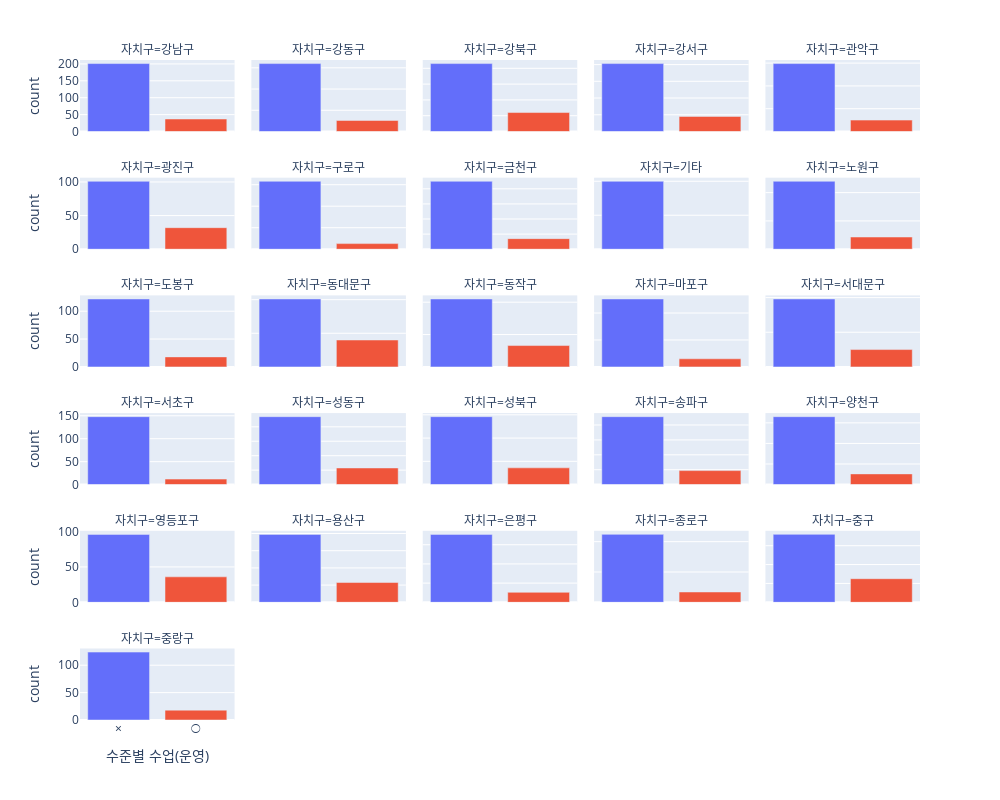

Notebook code for this chart:
### Markdown cell above
`5` 수준별 수업을 운영하고 있는 학교에 개수를 구별로 파악

### Code cell
c_table = temp.groupby("자치구", as_index = False)[["수준별 수업(운영)"]].value_counts()

fig = c_table.plot(x = "수준별 수업(운영)", y = "count", color = "수준별 수업(운영)",
            backend = "plotly", facet_col = "자치구",
            kind = "bar", facet_col_wrap = 5, width = 1000, height = 800)

fig.update_layout(showlegend = False)
fig.update_yaxes(matches=None)

### Figure 1 — Plotly figure (JSON) as saved in the notebook; plotly's stock layout.template omitted (floating-point values rounded to 4 significant figures)
{"data": [{"alignmentgroup": "True", "hovertemplate": "수준별 수업(운영)=%{x}<br>자치구=강남구<br>count=%{y}<extra></extra>", "legendgroup": "×", "marker": {"color": "#636efa", "pattern": {"shape": ""}}, "name": "×", "offsetgroup": "×", "orientation": "v", "showlegend": true, "textposition": "auto", "type": "bar", "x": ["×"], "xaxis": "x26", "y": [201], "yaxis": "y26"}, {"alignmentgroup": "True", "hovertemplate": "수준별 수업(운영)=%{x}<br>자치구=강동구<br>count=%{y}<extra></extra>", "legendgroup": "×", "marker": {"color": "#636efa", "pattern": {"shape": ""}}, "name": "×", "offsetgroup": "×", "orientation": "v", "showlegend": false, "textposition": "auto", "type": "bar", "x": ["×"], "xaxis": "x27", "y": [160], "yaxis": "y27"}, {"alignmentgroup": "True", "hovertemplate": "수준별 수업(운영)=%{x}<br>자치구=강북구<br>count=%{y}<extra></extra>", "legendgroup": "×", "marker": {"color": "#636efa", "pattern": {"shape": ""}}, "name": "×", "offsetgroup": "×", "orientation": "v", "showlegend": false, "textposition": "auto", "type": "bar", "x": ["×"], "xaxis": "x28", "y": [86], "yaxis": "y28"}, {"alignmentgroup": "True", "hovertemplate": "수준별 수업(운영)=%{x}<br>자치구=강서구<br>count=%{y}<extra></extra>", "legendgroup": "×", "marker": {"color": "#636efa", "pattern": {"shape": ""}}, "name": "×", "offsetgroup": "×", "orientation": "v", "showlegend": false, "textposition": "auto", "type": "bar", "x": ["×"], "xaxis": "x29", "y": [203], "yaxis": "y29"}, {"alignmentgroup": "True", "hovertemplate": "수준별 수업(운영)=%{x}<br>자치구=관악구<br>count=%{y}<extra></extra>", "legendgroup": "×", "marker": {"color": "#636efa", "pattern": {"shape": ""}}, "name": "×", "offsetgroup": "×", "orientation": "v", "showlegend": false, "textposition": "auto", "type": "bar", "x": ["×"], "xaxis": "x30", "y": [149], "yaxis": "y30"}, {"alignmentgroup": "True", "hovertemplate": "수준별 수업(운영)=%{x}<br>자치구=광진구<br>count=%{y}<extra></extra>", "legendgroup": "×", "marker": {"color": "#636efa", "pattern": {"shape": ""}}, "name": "×", "offsetgroup": "×", "orientation": "v", "showlegend": false, "textposition": "auto", "type": "bar", "x": ["×"], "xaxis": "x21", "y": [101], "yaxis": "y21"}, {"alignmentgroup": "True", "hovertemplate": "수준별 수업(운영)=%{x}<br>자치구=구로구<br>count=%{y}<extra></extra>", "legendgroup": "×", "marker": {"color": "#636efa", "pattern": {"shape": ""}}, "name": "×", "offsetgroup": "×", "orientation": "v", "showlegend": false, "textposition": "auto", "type": "bar", "x": ["×"], "xaxis": "x22", "y": [158], "yaxis": "y22"}, {"alignmentgroup": "True", "hovertemplate": "수준별 수업(운영)=%{x}<br>자치구=금천구<br>count=%{y}<extra></extra>", "legendgroup": "×", "marker": {"color": "#636efa", "pattern": {"shape": ""}}, "name": "×", "offsetgroup": "×", "orientation": "v", "showlegend": false, "textposition": "auto", "type": "bar", "x": ["×"], "xaxis": "x23", "y": [90], "yaxis": "y23"}, {"alignmentgroup": "True", "hovertemplate": "수준별 수업(운영)=%{x}<br>자치구=기타<br>count=%{y}<extra></extra>", "legendgroup": "×", "marker": {"color": "#636efa", "pattern": {"shape": ""}}, "name": "×", "offsetgroup": "×", "orientation": "v", "showlegend": false, "textposition": "auto", "type": "bar", "x": ["×"], "xaxis": "x24", "y": [1], "yaxis": "y24"}, {"alignmentgroup": "True", "hovertemplate": "수준별 수업(운영)=%{x}<br>자치구=노원구<br>count=%{y}<extra></extra>", "legendgroup": "×", "marker": {"color": "#636efa", "pattern": {"shape": ""}}, "name": "×", "offsetgroup": "×", "orientation": "v", "showlegend": false, "textposition": "auto", "type": "bar", "x": ["×"], "xaxis": "x25", "y": [240], "yaxis": "y25"}, {"alignmentgroup": "True", "hovertemplate": "수준별 수업(운영)=%{x}<br>자치구=도봉구<br>count=%{y}<extra></extra>", "legendgroup": "×", "marker": {"color": "#636efa", "pattern": {"shape": ""}}, "name": "×", "offsetgroup": "×", "orientation": "v", "showlegend": false, "textposition": "auto", "type": "bar", "x": ["×"], "xaxis": "x16", "y": [122], "yaxis": "y16"}, {"alignmentgroup": "True", "hovertemplate": "수준별 수업(운영)=%{x}<br>자치구=동대문구<br>count=%{y}<extra></extra>", "legendgroup": "×", "marker": {"color": "#636efa", "pattern": {"shape": ""}}, "name": "×", "offsetgroup": "×", "orientation": "v", "showlegend": false, "textposition": "auto", "type": "bar", "x": ["×"], "xaxis": "x17", "y": [101], "yaxis": "y17"}, {"alignmentgroup": "True", "hovertemplate": "수준별 수업(운영)=%{x}<br>자치구=동작구<br>count=%{y}<extra></extra>", "legendgroup": "×", "marker": {"color": "#636efa", "pattern": {"shape": ""}}, "name": "×", "offsetgroup": "×", "orientation": "v", "showlegend": false, "textposition": "auto", "type": "bar", "x": ["×"], "xaxis": "x18", "y": [105], "yaxis": "y18"}, {"alignmentgroup": "True", "hovertemplate": "수준별 수업(운영)=%{x}<br>자치구=마포구<br>count=%{y}<extra></extra>", "legendgroup": "×", "marker": {"color": "#636efa", "pattern": {"shape": ""}}, "name": "×", "offsetgroup": "×", "orientation": "v", "showlegend": false, "textposition": "auto", "type": "bar", "x": ["×"], "xaxis": "x19", "y": [126], "yaxis": "y19"}, {"alignmentgroup": "True", "hovertemplate": "수준별 수업(운영)=%{x}<br>자치구=서대문구<br>count=%{y}<extra></extra>", "legendgroup": "×", "marker": {"color": "#636efa", "pattern": {"shape": ""}}, "name": "×", "offsetgroup": "×", "orientation": "v", "showlegend": false, "textposition": "auto", "type": "bar", "x": ["×"], "xaxis": "x20", "y": [98], "yaxis": "y20"}, {"alignmentgroup": "True", "hovertemplate": "수준별 수업(운영)=%{x}<br>자치구=서초구<br>count=%{y}<extra></extra>", "legendgroup": "×", "marker": {"color": "#636efa", "pattern": {"shape": ""}}, "name": "×", "offsetgroup": "×", "orientation": "v", "showlegend": false, "textposition": "auto", "type": "bar", "x": ["×"], "xaxis": "x11", "y": [148], "yaxis": "y11"}, {"alignmentgroup": "True", "hovertemplate": "수준별 수업(운영)=%{x}<br>자치구=성동구<br>count=%{y}<extra></extra>", "legendgroup": "×", "marker": {"color": "#636efa", "pattern": {"shape": ""}}, "name": "×", "offsetgroup": "×", "orientation": "v", "showlegend": false, "textposition": "auto", "type": "bar", "x": ["×"], "xaxis": "x12", "y": [94], "yaxis": "y12"}, {"alignmentgroup": "True", "hovertemplate": "수준별 수업(운영)=%{x}<br>자치구=성북구<br>count=%{y}<extra></extra>", "legendgroup": "×", "marker": {"color": "#636efa", "pattern": {"shape": ""}}, "name": "×", "offsetgroup": "×", "orientation": "v", "showlegend": false, "textposition": "auto", "type": "bar", "x": ["×"], "xaxis": "x13", "y": [146], "yaxis": "y13"}, {"alignmentgroup": "True", "hovertemplate": "수준별 수업(운영)=%{x}<br>자치구=송파구<br>count=%{y}<extra></extra>", "legendgroup": "×", "marker": {"color": "#636efa", "pattern": {"shape": ""}}, "name": "×", "offsetgroup": "×", "orientation": "v", "showlegend": false, "textposition": "auto", "type": "bar", "x": ["×"], "xaxis": "x14", "y": [228], "yaxis": "y14"}, {"alignmentgroup": "True", "hovertemplate": "수준별 수업(운영)=%{x}<br>자치구=양천구<br>count=%{y}<extra></extra>", "legendgroup": "×", "marker": {"color": "#636efa", "pattern": {"shape": ""}}, "name": "×", "offsetgroup": "×", "orientation": "v", "showlegend": false, "textposition": "auto", "type": "bar", "x": ["×"], "xaxis": "x15", "y": [165], "yaxis": "y15"}, {"alignmentgroup": "True", "hovertemplate": "수준별 수업(운영)=%{x}<br>자치구=영등포구<br>count=%{y}<extra></extra>", "legendgroup": "×", "marker": {"color": "#636efa", "pattern": {"shape": ""}}, "name": "×", "offsetgroup": "×", "orientation": "v", "showlegend": false, "textposition": "auto", "type": "bar", "x": ["×"], "xaxis": "x6", "y": [96], "yaxis": "y6"}, {"alignmentgroup": "True", "hovertemplate": "수준별 수업(운영)=%{x}<br>자치구=용산구<br>count=%{y}<extra></extra>", "legendgroup": "×", "marker": {"color": "#636efa", "pattern": {"shape": ""}}, "name": "×", "offsetgroup": "×", "orientation": "v", "showlegend": false, "textposition": "auto", "type": "bar", "x": ["×"], "xaxis": "x7", "y": [79], "yaxis": "y7"}, {"alignmentgroup": "True", "hovertemplate": "수준별 수업(운영)=%{x}<br>자치구=은평구<br>count=%{y}<extra></extra>", "legendgroup": "×", "marker": {"color": "#636efa", "pattern": {"shape": ""}}, "name": "×", "offsetgroup": "×", "orientation": "v", "showlegend": false, "textposition": "auto", "type": "bar", "x": ["×"], "xaxis": "x8", "y": [177], "yaxis": "y8"}, {"alignmentgroup": "True", "hovertemplate": "수준별 수업(운영)=%{x}<br>자치구=종로구<br>count=%{y}<extra></extra>", "legendgroup": "×", "marker": {"color": "#636efa", "pattern": {"shape": ""}}, "name": "×", "offsetgroup": "×", "orientation": "v", "showlegend": false, "textposition": "auto", "type": "bar", "x": ["×"], "xaxis": "x9", "y": [112], "yaxis": "y9"}, {"alignmentgroup": "True", "hovertemplate": "수준별 수업(운영)=%{x}<br>자치구=중구<br>count=%{y}<extra></extra>", "legendgroup": "×", "marker": {"color": "#636efa", "pattern": {"shape": ""}}, "name": "×", "offsetgroup": "×", "orientation": "v", "showlegend": false, "textposition": "auto", "type": "bar", "x": ["×"], "xaxis": "x10", "y": [72], "yaxis": "y10"}, {"alignmentgroup": "True", "hovertemplate": "수준별 수업(운영)=%{x}<br>자치구=중랑구<br>count=%{y}<extra></extra>", "legendgroup": "×", "marker": {"color": "#636efa", "pattern": {"shape": ""}}, "name": "×", "offsetgroup": "×", "orientation": "v", "showlegend": false, "textposition": "auto", "type": "bar", "x": ["×"], "xaxis": "x", "y": [124], "yaxis": "y"}, {"alignmentgroup": "True", "hovertemplate": "수준별 수업(운영)=%{x}<br>자치구=강남구<br>count=%{y}<extra></extra>", "legendgroup": "○", "marker": {"color": "#EF553B", "pattern": {"shape": ""}}, "name": "○", "offsetgroup": "○", "orientation": "v", "showlegend": true, "textposition": "auto", "type": "bar", "x": ["○"], "xaxis": "x26", "y": [37], "yaxis": "y26"}, {"alignmentgroup": "True", "hovertemplate": "수준별 수업(운영)=%{x}<br>자치구=강동구<br>count=%{y}<extra></extra>", "legendgroup": "○", "marker": {"color": "#EF553B", "pattern": {"shape": ""}}, "name": "○", "offsetgroup": "○", "orientation": "v", "showlegend": false, "textposition": "auto", "type": "bar", "x": ["○"], "xaxis": "x27", "y": [26], "yaxis": "y27"}, {"alignmentgroup": "True", "hovertemplate": "수준별 수업(운영)=%{x}<br>자치구=강북구<br>count=%{y}<extra></extra>", "legendgroup": "○", "marker": {"color": "#EF553B", "pattern": {"shape": ""}}, "name": "○", "offsetgroup": "○", "orientation": "v", "showlegend": false, "textposition": "auto", "type": "bar", "x": ["○"], "xaxis": "x28", "y": [24], "yaxis": "y28"}, {"alignmentgroup": "True", "hovertemplate": "수준별 수업(운영)=%{x}<br>자치구=강서구<br>count=%{y}<extra></extra>", "legendgroup": "○", "marker": {"color": "#EF553B", "pattern": {"shape": ""}}, "name": "○", "offsetgroup": "○", "orientation": "v", "showlegend": false, "textposition": "auto", "type": "bar", "x": ["○"], "xaxis": "x29", "y": [45], "yaxis": "y29"}, {"alignmentgroup": "True", "hovertemplate": "수준별 수업(운영)=%{x}<br>자치구=관악구<br>count=%{y}<extra></extra>", "legendgroup": "○", "marker": {"color": "#EF553B", "pattern": {"shape": ""}}, "name": "○", "offsetgroup": "○", "orientation": "v", "showlegend": false, "textposition": "auto", "type": "bar", "x": ["○"], "xaxis": "x30", "y": [25], "yaxis": "y30"}, {"alignmentgroup": "True", "hovertemplate": "수준별 수업(운영)=%{x}<br>자치구=광진구<br>count=%{y}<extra></extra>", "legendgroup": "○", "marker": {"color": "#EF553B", "pattern": {"shape": ""}}, "name": "○", "offsetgroup": "○", "orientation": "v", "showlegend": false, "textposition": "auto", "type": "bar", "x": ["○"], "xaxis": "x21", "y": [32], "yaxis": "y21"}, {"alignmentgroup": "True", "hovertemplate": "수준별 수업(운영)=%{x}<br>자치구=구로구<br>count=%{y}<extra></extra>", "legendgroup": "○", "marker": {"color": "#EF553B", "pattern": {"shape": ""}}, "name": "○", "offsetgroup": "○", "orientation": "v", "showlegend": false, "textposition": "auto", "type": "bar", "x": ["○"], "xaxis": "x22", "y": [13], "yaxis": "y22"}, {"alignmentgroup": "True", "hovertemplate": "수준별 수업(운영)=%{x}<br>자치구=금천구<br>count=%{y}<extra></extra>", "legendgroup": "○", "marker": {"color": "#EF553B", "pattern": {"shape": ""}}, "name": "○", "offsetgroup": "○", "orientation": "v", "showlegend": false, "textposition": "auto", "type": "bar", "x": ["○"], "xaxis": "x23", "y": [14], "yaxis": "y23"}, {"alignmentgroup": "True", "hovertemplate": "수준별 수업(운영)=%{x}<br>자치구=노원구<br>count=%{y}<extra></extra>", "legendgroup": "○", "marker": {"color": "#EF553B", "pattern": {"shape": ""}}, "name": "○", "offsetgroup": "○", "orientation": "v", "showlegend": false, "textposition": "auto", "type": "bar", "x": ["○"], "xaxis": "x25", "y": [43], "yaxis": "y25"}, {"alignmentgroup": "True", "hovertemplate": "수준별 수업(운영)=%{x}<br>자치구=도봉구<br>count=%{y}<extra></extra>", "legendgroup": "○", "marker": {"color": "#EF553B", "pattern": {"shape": ""}}, "name": "○", "offsetgroup": "○", "orientation": "v", "showlegend": false, "textposition": "auto", "type": "bar", "x": ["○"], "xaxis": "x16", "y": [18], "yaxis": "y16"}, {"alignmentgroup": "True", "hovertemplate": "수준별 수업(운영)=%{x}<br>자치구=동대문구<br>count=%{y}<extra></extra>", "legendgroup": "○", "marker": {"color": "#EF553B", "pattern": {"shape": ""}}, "name": "○", "offsetgroup": "○", "orientation": "v", "showlegend": false, "textposition": "auto", "type": "bar", "x": ["○"], "xaxis": "x17", "y": [40], "yaxis": "y17"}, {"alignmentgroup": "True", "hovertemplate": "수준별 수업(운영)=%{x}<br>자치구=동작구<br>count=%{y}<extra></extra>", "legendgroup": "○", "marker": {"color": "#EF553B", "pattern": {"shape": ""}}, "name": "○", "offsetgroup": "○", "orientation": "v", "showlegend": false, "textposition": "auto", "type": "bar", "x": ["○"], "xaxis": "x18", "y": [33], "yaxis": "y18"}, {"alignmentgroup": "True", "hovertemplate": "수준별 수업(운영)=%{x}<br>자치구=마포구<br>count=%{y}<extra></extra>", "legendgroup": "○", "marker": {"color": "#EF553B", "pattern": {"shape": ""}}, "name": "○", "offsetgroup": "○", "orientation": "v", "showlegend": false, "textposition": "auto", "type": "bar", "x": ["○"], "xaxis": "x19", "y": [15], "yaxis": "y19"}, {"alignmentgroup": "True", "hovertemplate": "수준별 수업(운영)=%{x}<br>자치구=서대문구<br>count=%{y}<extra></extra>", "legendgroup": "○", "marker": {"color": "#EF553B", "pattern": {"shape": ""}}, "name": "○", "offsetgroup": "○", "orientation": "v", "showlegend": false, "textposition": "auto", "type": "bar", "x": ["○"], "xaxis": "x20", "y": [25], "yaxis": "y20"}, {"alignmentgroup": "True", "hovertemplate": "수준별 수업(운영)=%{x}<br>자치구=서초구<br>count=%{y}<extra></extra>", "legendgroup": "○", "marker": {"color": "#EF553B", "pattern": {"shape": ""}}, "name": "○", "offsetgroup": "○", "orientation": "v", "showlegend": false, "textposition": "auto", "type": "bar", "x": ["○"], "xaxis": "x11", "y": [12], "yaxis": "y11"}, {"alignmentgroup": "True", "hovertemplate": "수준별 수업(운영)=%{x}<br>자치구=성동구<br>count=%{y}<extra></extra>", "legendgroup": "○", "marker": {"color": "#EF553B", "pattern": {"shape": ""}}, "name": "○", "offsetgroup": "○", "orientation": "v", "showlegend": false, "textposition": "auto", "type": "bar", "x": ["○"], "xaxis": "x12", "y": [23], "yaxis": "y12"}, {"alignmentgroup": "True", "hovertemplate": "수준별 수업(운영)=%{x}<br>자치구=성북구<br>count=%{y}<extra></extra>", "legendgroup": "○", "marker": {"color": "#EF553B", "pattern": {"shape": ""}}, "name": "○", "offsetgroup": "○", "orientation": "v", "showlegend": false, "textposition": "auto", "type": "bar", "x": ["○"], "xaxis": "x13", "y": [36], "yaxis": "y13"}, {"alignmentgroup": "True", "hovertemplate": "수준별 수업(운영)=%{x}<br>자치구=송파구<br>count=%{y}<extra></extra>", "legendgroup": "○", "marker": {"color": "#EF553B", "pattern": {"shape": ""}}, "name": "○", "offsetgroup": "○", "orientation": "v", "showlegend": false, "textposition": "auto", "type": "bar", "x": ["○"], "xaxis": "x14", "y": [47], "yaxis": "y14"}, {"alignmentgroup": "True", "hovertemplate": "수준별 수업(운영)=%{x}<br>자치구=양천구<br>count=%{y}<extra></extra>", "legendgroup": "○", "marker": {"color": "#EF553B", "pattern": {"shape": ""}}, "name": "○", "offsetgroup": "○", "orientation": "v", "showlegend": false, "textposition": "auto", "type": "bar", "x": ["○"], "xaxis": "x15", "y": [26], "yaxis": "y15"}, {"alignmentgroup": "True", "hovertemplate": "수준별 수업(운영)=%{x}<br>자치구=영등포구<br>count=%{y}<extra></extra>", "legendgroup": "○", "marker": {"color": "#EF553B", "pattern": {"shape": ""}}, "name": "○", "offsetgroup": "○", "orientation": "v", "showlegend": false, "textposition": "auto", "type": "bar", "x": ["○"], "xaxis": "x6", "y": [36], "yaxis": "y6"}, {"alignmentgroup": "True", "hovertemplate": "수준별 수업(운영)=%{x}<br>자치구=용산구<br>count=%{y}<extra></extra>", "legendgroup": "○", "marker": {"color": "#EF553B", "pattern": {"shape": ""}}, "name": "○", "offsetgroup": "○", "orientation": "v", "showlegend": false, "textposition": "auto", "type": "bar", "x": ["○"], "xaxis": "x7", "y": [23], "yaxis": "y7"}, {"alignmentgroup": "True", "hovertemplate": "수준별 수업(운영)=%{x}<br>자치구=은평구<br>count=%{y}<extra></extra>", "legendgroup": "○", "marker": {"color": "#EF553B", "pattern": {"shape": ""}}, "name": "○", "offsetgroup": "○", "orientation": "v", "showlegend": false, "textposition": "auto", "type": "bar", "x": ["○"], "xaxis": "x8", "y": [26], "yaxis": "y8"}, {"alignmentgroup": "True", "hovertemplate": "수준별 수업(운영)=%{x}<br>자치구=종로구<br>count=%{y}<extra></extra>", "legendgroup": "○", "marker": {"color": "#EF553B", "pattern": {"shape": ""}}, "name": "○", "offsetgroup": "○", "orientation": "v", "showlegend": false, "textposition": "auto", "type": "bar", "x": ["○"], "xaxis": "x9", "y": [17], "yaxis": "y9"}, {"alignmentgroup": "True", "hovertemplate": "수준별 수업(운영)=%{x}<br>자치구=중구<br>count=%{y}<extra></extra>", "legendgroup": "○", "marker": {"color": "#EF553B", "pattern": {"shape": ""}}, "name": "○", "offsetgroup": "○", "orientation": "v", "showlegend": false, "textposition": "auto", "type": "bar", "x": ["○"], "xaxis": "x10", "y": [25], "yaxis": "y10"}, {"alignmentgroup": "True", "hovertemplate": "수준별 수업(운영)=%{x}<br>자치구=중랑구<br>count=%{y}<extra></extra>", "legendgroup": "○", "marker": {"color": "#EF553B", "pattern": {"shape": ""}}, "name": "○", "offsetgroup": "○", "orientation": "v", "showlegend": false, "textposition": "auto", "type": "bar", "x": ["○"], "xaxis": "x", "y": [18], "yaxis": "y"}], "layout": {"annotations": [{"font": {}, "showarrow": false, "text": "자치구=중랑구", "x": 0.092, "xanchor": "center", "xref": "paper", "y": 0.1083, "yanchor": "bottom", "yref": "paper"}, {"font": {}, "showarrow": false, "text": "자치구=영등포구", "x": 0.092, "xanchor": "center", "xref": "paper", "y": 0.2867, "yanchor": "bottom", "yref": "paper"}, {"font": {}, "showarrow": false, "text": "자치구=용산구", "x": 0.296, "xanchor": "center", "xref": "paper", "y": 0.2867, "yanchor": "bottom", "yref": "paper"}, {"font": {}, "showarrow": false, "text": "자치구=은평구", "x": 0.5, "xanchor": "center", "xref": "paper", "y": 0.2867, "yanchor": "bottom", "yref": "paper"}, {"font": {}, "showarrow": false, "text": "자치구=종로구", "x": 0.704, "xanchor": "center", "xref": "paper", "y": 0.2867, "yanchor": "bottom", "yref": "paper"}, {"font": {}, "showarrow": false, "text": "자치구=중구", "x": 0.908, "xanchor": "center", "xref": "paper", "y": 0.2867, "yanchor": "bottom", "yref": "paper"}, {"font": {}, "showarrow": false, "text": "자치구=서초구", "x": 0.092, "xanchor": "center", "xref": "paper", "y": 0.465, "yanchor": "bottom", "yref": "paper"}, {"font": {}, "showarrow": false, "text": "자치구=성동구", "x": 0.296, "xanchor": "center", "xref": "paper", "y": 0.465, "yanchor": "bottom", "yref": "paper"}, {"font": {}, "showarrow": false, "text": "자치구=성북구", "x": 0.5, "xanchor": "center", "xref": "paper", "y": 0.465, "yanchor": "bottom", "yref": "paper"}, {"font": {}, "showarrow": false, "text": "자치구=송파구", "x": 0.704, "xanchor": "center", "xref": "paper", "y": 0.465, "yanchor": "bottom", "yref": "paper"}, {"font": {}, "showarrow": false, "text": "자치구=양천구", "x": 0.908, "xanchor": "center", "xref": "paper", "y": 0.465, "yanchor": "bottom", "yref": "paper"}, {"font": {}, "showarrow": false, "text": "자치구=도봉구", "x": 0.092, "xanchor": "center", "xref": "paper", "y": 0.6433, "yanchor": "bottom", "yref": "paper"}, {"font": {}, "showarrow": false, "text": "자치구=동대문구", "x": 0.296, "xanchor": "center", "xref": "paper", "y": 0.6433, "yanchor": "bottom", "yref": "paper"}, {"font": {}, "showarrow": false, "text": "자치구=동작구", "x": 0.5, "xanchor": "center", "xref": "paper", "y": 0.6433, "yanchor": "bottom", "yref": "paper"}, {"font": {}, "showarrow": false, "text": "자치구=마포구", "x": 0.704, "xanchor": "center", "xref": "paper", "y": 0.6433, "yanchor": "bottom", "yref": "paper"}, {"font": {}, "showarrow": false, "text": "자치구=서대문구", "x": 0.908, "xanchor": "center", "xref": "paper", "y": 0.6433, "yanchor": "bottom", "yref": "paper"}, {"font": {}, "showarrow": false, "text": "자치구=광진구", "x": 0.092, "xanchor": "center", "xref": "paper", "y": 0.8217, "yanchor": "bottom", "yref": "paper"}, {"font": {}, "showarrow": false, "text": "자치구=구로구", "x": 0.296, "xanchor": "center", "xref": "paper", "y": 0.8217, "yanchor": "bottom", "yref": "paper"}, {"font": {}, "showarrow": false, "text": "자치구=금천구", "x": 0.5, "xanchor": "center", "xref": "paper", "y": 0.8217, "yanchor": "bottom", "yref": "paper"}, {"font": {}, "showarrow": false, "text": "자치구=기타", "x": 0.704, "xanchor": "center", "xref": "paper", "y": 0.8217, "yanchor": "bottom", "yref": "paper"}, {"font": {}, "showarrow": false, "text": "자치구=노원구", "x": 0.908, "xanchor": "center", "xref": "paper", "y": 0.8217, "yanchor": "bottom", "yref": "paper"}, {"font": {}, "showarrow": false, "text": "자치구=강남구", "x": 0.092, "xanchor": "center", "xref": "paper", "y": 1.0, "yanchor": "bottom", "yref": "paper"}, {"font": {}, "showarrow": false, "text": "자치구=강동구", "x": 0.296, "xanchor": "center", "xref": "paper", "y": 1.0, "yanchor": "bottom", "yref": "paper"}, {"font": {}, "showarrow": false, "text": "자치구=강북구", "x": 0.5, "xanchor": "center", "xref": "paper", "y": 1.0, "yanchor": "bottom", "yref": "paper"}, {"font": {}, "showarrow": false, "text": "자치구=강서구", "x": 0.704, "xanchor": "center", "xref": "paper", "y": 1.0, "yanchor": "bottom", "yref": "paper"}, {"font": {}, "showarrow": false, "text": "자치구=관악구", "x": 0.908, "xanchor": "center", "xref": "paper", "y": 1.0, "yanchor": "bottom", "yref": "paper"}], "barmode": "relative", "height": 800, "legend": {"title": {"text": "수준별 수업(운영)"}, "tracegroupgap": 0}, "margin": {"t": 60}, "showlegend": false, "width": 1000, "xaxis": {"anchor": "y", "autorange": true, "categoryarray": ["×", "○"], "categoryorder": "array", "domain": [0, 0.184], "range": [-0.5, 1.5], "title": {"text": "수준별 수업(운영)"}, "type": "category"}, "xaxis10": {"anchor": "y10", "autorange": true, "domain": [0.816, 1], "matches": "x", "range": [-0.5, 1.5], "showticklabels": false, "type": "category"}, "xaxis11": {"anchor": "y11", "autorange": true, "domain": [0, 0.184], "matches": "x", "range": [-0.5, 1.5], "showticklabels": false, "type": "category"}, "xaxis12": {"anchor": "y12", "autorange": true, "domain": [0.204, 0.388], "matches": "x", "range": [-0.5, 1.5], "showticklabels": false, "type": "category"}, "xaxis13": {"anchor": "y13", "autorange": true, "domain": [0.408, 0.592], "matches": "x", "range": [-0.5, 1.5], "showticklabels": false, "type": "category"}, "xaxis14": {"anchor": "y14", "autorange": true, "domain": [0.612, 0.796], "matches": "x", "range": [-0.5, 1.5], "showticklabels": false, "type": "category"}, "xaxis15": {"anchor": "y15", "autorange": true, "domain": [0.816, 1], "matches": "x", "range": [-0.5, 1.5], "showticklabels": false, "type": "category"}, "xaxis16": {"anchor": "y16", "autorange": true, "domain": [0, 0.184], "matches": "x", "range": [-0.5, 1.5], "showticklabels": false, "type": "category"}, "xaxis17": {"anchor": "y17", "autorange": true, "domain": [0.204, 0.388], "matches": "x", "range": [-0.5, 1.5], "showticklabels": false, "type": "category"}, "xaxis18": {"anchor": "y18", "autorange": true, "domain": [0.408, 0.592], "matches": "x", "range": [-0.5, 1.5], "showticklabels": false, "type": "category"}, "xaxis19": {"anchor": "y19", "autorange": true, "domain": [0.612, 0.796], "matches": "x", "range": [-0.5, 1.5], "showticklabels": false, "type": "category"}, "xaxis2": {"anchor": "y2", "categoryarray": ["×", "○"], "categoryorder": "array", "domain": [0.204, 0.388], "matches": "x", "title": {"text": "수준별 수업(운영)"}}, "xaxis20": {"anchor": "y20", "autorange": true, "domain": [0.816, 1], "matches": "x", "range": [-0.5, 1.5], "showticklabels": false, "type": "category"}, "xaxis21": {"anchor": "y21", "autorange": true, "domain": [0, 0.184], "matches": "x", "range": [-0.5, 1.5], "showticklabels": false, "type": "category"}, "xaxis22": {"anchor": "y22", "autorange": true, "domain": [0.204, 0.388], "matches": "x", "range": [-0.5, 1.5], "showticklabels": false, "type": "category"}, "xaxis23": {"anchor": "y23", "autorange": true, "domain": [0.408, 0.592], "matches": "x", "range": [-0.5, 1.5], "showticklabels": false, "type": "category"}, "xaxis24": {"anchor": "y24", "autorange": true, "domain": [0.612, 0.796], "matches": "x", "range": [-0.5, 1.5], "showticklabels": false, "type": "category"}, "xaxis25": {"anchor": "y25", "autorange": true, "domain": [0.816, 1], "matches": "x", "range": [-0.5, 1.5], "showticklabels": false, "type": "category"}, "xaxis26": {"anchor": "y26", "autorange": true, "domain": [0, 0.184], "matches": "x", "range": [-0.5, 1.5], "showticklabels": false, "type": "category"}, "xaxis27": {"anchor": "y27", "autorange": true, "domain": [0.204, 0.388], "matches": "x", "range": [-0.5, 1.5], "showticklabels": false, "type": "category"}, "xaxis28": {"anchor": "y28", "autorange": true, "domain": [0.408, 0.592], "matches": "x", "range": [-0.5, 1.5], "showticklabels": false, "type": "category"}, "xaxis29": {"anchor": "y29", "autorange": true, "domain": [0.612, 0.796], "matches": "x", "range": [-0.5, 1.5], "showticklabels": false, "type": "category"}, "xaxis3": {"anchor": "y3", "categoryarray": ["×", "○"], "categoryorder": "array", "domain": [0.408, 0.592], "matches": "x", "title": {"text": "수준별 수업(운영)"}}, "xaxis30": {"anchor": "y30", "autorange": true, "domain": [0.816, 1], "matches": "x", "range": [-0.5, 1.5], "showticklabels": false, "type": "category"}, "xaxis4": {"anchor": "y4", "categoryarray": ["×", "○"], "categoryorder": "array", "domain": [0.612, 0.796], "matches": "x", "title": {"text": "수준별 수업(운영)"}}, "xaxis5": {"anchor": "y5", "categoryarray": ["×", "○"], "categoryorder": "array", "domain": [0.816, 1], "matches": "x", "title": {"text": "수준별 수업(운영)"}}, "xaxis6": {"anchor": "y6", "autorange": true, "domain": [0, 0.184], "matches": "x", "range": [-0.5, 1.5], "showticklabels": false, "type": "category"}, "xaxis7": {"anchor": "y7", "autorange": true, "domain": [0.204, 0.388], "matches": "x", "range": [-0.5, 1.5], "showticklabels": false, "type": "category"}, "xaxis8": {"anchor": "y8", "autorange": true, "domain": [0.408, 0.592], "matches": "x", "range": [-0.5, 1.5], "showticklabels": false, "type": "category"}, "xaxis9": {"anchor": "y9", "autorange": true, "domain": [0.612, 0.796], "matches": "x", "range": [-0.5, 1.5], "showticklabels": false, "type": "category"}, "yaxis": {"anchor": "x", "autorange": true, "domain": [0, 0.1083], "range": [0, 130.5], "title": {"text": "count"}, "type": "linear"}, "yaxis10": {"anchor": "x10", "autorange": true, "domain": [0.1783, 0.2867], "range": [0, 75.79], "showticklabels": false, "type": "linear"}, "yaxis11": {"anchor": "x11", "autorange": true, "domain": [0.3567, 0.465], "range": [0, 155.8], "title": {"text": "count"}, "type": "linear"}, "yaxis12": {"anchor": "x12", "autorange": true, "domain": [0.3567, 0.465], "range": [0, 98.95], "showticklabels": false, "type": "linear"}, "yaxis13": {"anchor": "x13", "autorange": true, "domain": [0.3567, 0.465], "range": [0, 153.7], "showticklabels": false, "type": "linear"}, "yaxis14": {"anchor": "x14", "autorange": true, "domain": [0.3567, 0.465], "range": [0, 240], "showticklabels": false, "type": "linear"}, "yaxis15": {"anchor": "x15", "autorange": true, "domain": [0.3567, 0.465], "range": [0, 173.7], "showticklabels": false, "type": "linear"}, "yaxis16": {"anchor": "x16", "autorange": true, "domain": [0.535, 0.6433], "range": [0, 128.4], "title": {"text": "count"}, "type": "linear"}, "yaxis17": {"anchor": "x17", "autorange": true, "domain": [0.535, 0.6433], "range": [0, 106.3], "showticklabels": false, "type": "linear"}, "yaxis18": {"anchor": "x18", "autorange": true, "domain": [0.535, 0.6433], "range": [0, 110.5], "showticklabels": false, "type": "linear"}, "yaxis19": {"anchor": "x19", "autorange": true, "domain": [0.535, 0.6433], "range": [0, 132.6], "showticklabels": false, "type": "linear"}, "yaxis2": {"anchor": "x2", "domain": [0, 0.1083], "showticklabels": false}, "yaxis20": {"anchor": "x20", "autorange": true, "domain": [0.535, 0.6433], "range": [0, 103.2], "showticklabels": false, "type": "linear"}, "yaxis21": {"anchor": "x21", "autorange": true, "domain": [0.7133, 0.8217], "range": [0, 106.3], "title": {"text": "count"}, "type": "linear"}, "yaxis22": {"anchor": "x22", "autorange": true, "domain": [0.7133, 0.8217], "range": [0, 166.3], "showticklabels": false, "type": "linear"}, "yaxis23": {"anchor": "x23", "autorange": true, "domain": [0.7133, 0.8217], "range": [0, 94.74], "showticklabels": false, "type": "linear"}, "yaxis24": {"anchor": "x24", "autorange": true, "domain": [0.7133, 0.8217], "range": [0, 1.053], "showticklabels": false, "type": "linear"}, "yaxis25": {"anchor": "x25", "autorange": true, "domain": [0.7133, 0.8217], "range": [0, 252.6], "showticklabels": false, "type": "linear"}, "yaxis26": {"anchor": "x26", "autorange": true, "domain": [0.8917, 1.0], "range": [0, 211.6], "title": {"text": "count"}, "type": "linear"}, "yaxis27": {"anchor": "x27", "autorange": true, "domain": [0.8917, 1.0], "range": [0, 168.4], "showticklabels": false, "type": "linear"}, "yaxis28": {"anchor": "x28", "autorange": true, "domain": [0.8917, 1.0], "range": [0, 90.53], "showticklabels": false, "type": "linear"}, "yaxis29": {"anchor": "x29", "autorange": true, "domain": [0.8917, 1.0], "range": [0, 213.7], "showticklabels": false, "type": "linear"}, "yaxis3": {"anchor": "x3", "domain": [0, 0.1083], "showticklabels": false}, "yaxis30": {"anchor": "x30", "autorange": true, "domain": [0.8917, 1.0], "range": [0, 156.8], "showticklabels": false, "type": "linear"}, "yaxis4": {"anchor": "x4", "domain": [0, 0.1083], "showticklabels": false}, "yaxis5": {"anchor": "x5", "domain": [0, 0.1083], "showticklabels": false}, "yaxis6": {"anchor": "x6", "autorange": true, "domain": [0.1783, 0.2867], "range": [0, 101.1], "title": {"text": "count"}, "type": "linear"}, "yaxis7": {"anchor": "x7", "autorange": true, "domain": [0.1783, 0.2867], "range": [0, 83.16], "showticklabels": false, "type": "linear"}, "yaxis8": {"anchor": "x8", "autorange": true, "domain": [0.1783, 0.2867], "range": [0, 186.3], "showticklabels": false, "type": "linear"}, "yaxis9": {"anchor": "x9", "autorange": true, "domain": [0.1783, 0.2867], "range": [0, 117.9], "showticklabels": false, "type": "linear"}}}
